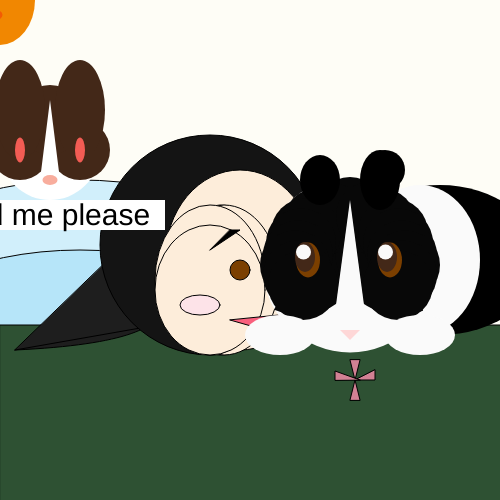
Frame 1 (no input)
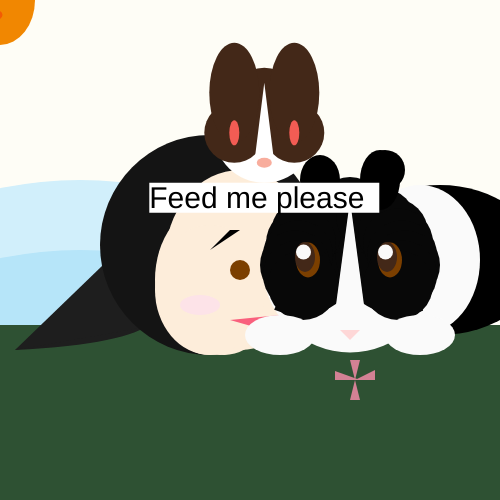
Frame 60 (no input)
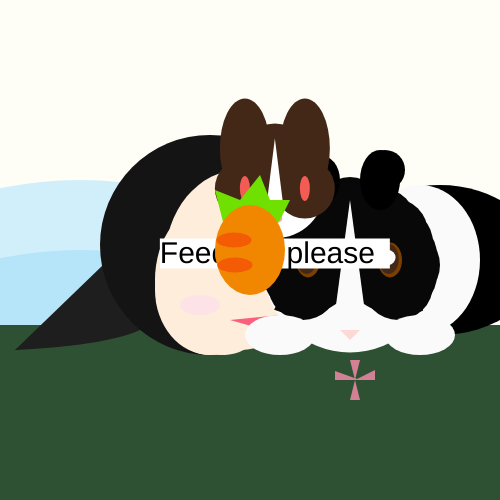
Frame 120 (the mouse pressed at the canvas centre since frame 60)

The p5.js sketch that drew these frames (run headless with seeded random() and noise() and a simulated clock; from frame 60 on, the mouse is pressed at the canvas centre):

// p5.js sketch
// ── sketch.js
let   x = 50;
let   y_rab = 700;
let   y = 100;
let   d = 150;
let   pace = 15;
let   pace_1 = 2;
let   pace_3 = 4;
let   carrotDistance = 70;
let   thank_c_d = 80;
let   count = 100


function setup() {
  createCanvas(500, 500);
}

function draw() {
  background(254, 253, 246);
  //body
  fill(209, 239, 251);
  ellipse(80, 280, 400, 200);
  //arm
  fill(182, 229, 249);
  ellipse(80, 350, 400, 200);
  //floor
  fill(46, 81, 51);
  rect(0, 325, 1500, 200);
  //flowers'
  fill(210, 129, 148);
  triangle(350, 360, 355, 380, 360, 360);
  triangle(355, 380, 375, 380, 375, 370);
  triangle(350, 400, 355, 380, 360, 400);
  triangle(335, 380, 335, 371, 360, 380);
  //hair
  fill(30);
  bezier(190, 220, 10, 220, 335, 335, 15, 350);
  line(10,10, 20, 20);
  triangle(160, 210, 300, 300 , 15 , 350);
  fill(20);
  circle(210, 245, 220);

  //face
  fill(253, 237, 218);
  ellipse(240, 260, 150, 180);
  ellipse(220, 280, 110, 150);
  ellipse(224, 280, 110, 150);
  ellipse(210, 280, 110, 150);
  ellipse(210, 290, 110, 130);
  
  //eyes
  fill(123, 63, 0);
  circle(240, 270, 20);
  
  //mouth
  fill(249, 96, 125);
  triangle (230, 320, 300, 340, 430, 300);
  
  //eyebrow
  fill(0);
  triangle(230, 230, 240, 230, 210, 250);
  
  //blush
  fill(253, 227, 232);
  ellipse(200, 305, 40, 20);
  
  noStroke();
  //body
  fill(0)
  ellipse(440, 260, 200, 150);
  fill(250);
  ellipse(420, 260, 120, 150);
  
  //rabbit face
  fill(250);
  circle(350, 265, 175);
  fill(8);
  arc(300, 250, 130, 130, 1.75 * PI, .63 * PI);
  arc(400, 250, 130, 130, 1/2.6 * PI, PI + QUARTER_PI);
  circle(350,212,70);
  circle(318,223,70);
  circle(328,216,70);
  circle(306,233,70);
  circle(301,243,70);
  circle(298,255,70);
  circle(295,265,70);
  circle(298,275,70);
  circle(303,285,70);
  circle(381,223,70);
  circle(371,216,70);
  circle(393,233,70);
  circle(398,243,70);
  circle(402,255,70);
  circle(405,265,70);
  circle(402,275,70);
  circle(398,285,70);
  fill(250);
  triangle(330, 350, 350, 200, 370, 350);
  
  //eyes
  fill(123, 63, 0);
  // ellipse (308, 260, 14,25);
  // ellipse(390, 260, 14,25);
  ellipse (308, 260, 24,35);
  ellipse (390, 260, 24,35);
  
  
// ________________________________________________________
  // have edition here !!
  // move_eyes
  fill(67, 40, 24);
  ellipse (305 + mouseX / 150, 257 + mouseY / 130, 20, 30);
  ellipse (387 + mouseX / 150, 257 + mouseY / 130, 20, 30);
  fill(250);
  // circle (310, 256, 3);
  // circle (308, 259, 3);
  // circle (390, 256, 3);
  // circle (392, 259, 3);
  circle (303.5 + mouseX / 98, 252 + mouseY / 45, 15);
  circle (385.5 + mouseX / 98, 252 + mouseY / 45, 15);
// _________________________________________________________
  
  

  //nose
  fill(254, 215, 215);
  triangle(340, 330, 350, 340, 360, 330);
  
  //paw
  fill(250);
  ellipse(280, 335, 70, 40);
  ellipse(420, 335, 70, 40);
  
  //ears
  fill(0);
  strokeWeight(90);
  ellipse(320, 180, 40, 50);
  ellipse(380, 180, 40, 60);
  ellipse(385, 170, 40, 40);
  
  
// ________________________________________________________
// interactions and movements
  // float_rabbit
// this has not learnt, so I change another way to achieve this
  // let x;
  //    let d;
  // console.log(int(millis())%5000);
  // if(int(millis())%5000 == 0){
  //    x = random(0, 450)
  //    d = random(0, 450)
  //    }
  
//   randomly appear rabbit
  if (count == 0){
    x = random(50, 350);
    d = random(50, 450); 
  }
    if(count == 100){
      count = 0;
    }else{
      count += 1;
    }
  // face
  fill(255);
  circle(x , d, 100);
  // brown part
  fill(67, 40, 24);
  circle(x - 30 , d, 60);
  circle(x + 30 , d, 60);
  circle(x , d - 30, 70);
  ellipse(x - 30, d - 40, 50, 100);
  ellipse(x + 30, d - 40, 50, 100);
  // triangle
  fill(255);
  triangle(x, d - 50, x - 10, d + 30, x + 10, d + 30);
  // eyes
  fill(242, 92, 84);
  ellipse(x - 30, d, 10,  25);
  ellipse(x + 30, d, 10,  25);
  // nose
  fill (248, 173, 157);
  ellipse(x, d + 30, 15, 10);
  // text_background
  fill(255);
  rect(x - 115, d + 50, 230, 30);
  // text
  textSize(30);
  fill(0);
  text("Feed me please", x - 115, d + 75);
  
//   I want the rabbit appear randomly rather than constantly float, so I change this part
  // x = x + pace_1;
  // d = d + pace_3;
  // if (x > width - 50 ||x < 5){
  //   pace_1 = - pace_1
  // }
  // if(d > height - 50 || d < 50){
  //   pace_3 =- pace_3
  // }

  
  // move_with_mouse_carrot
// now I want carrot only show when neither rabbits get it, so I delet this part
//   fill(112, 224, 0);
//   beginShape();
//   vertex(mouseX - 25, mouseY - 20);
//   vertex(mouseX - 35, mouseY - 60);
//   vertex(mouseX - 10, mouseY - 50);
//   vertex(mouseX + 10, mouseY - 75);
//   vertex(mouseX + 20, mouseY - 50);
//   vertex(mouseX + 40, mouseY - 50);
//   vertex(mouseX + 30, mouseY - 30);
//   vertex(mouseX, mouseY);
//   endShape();
//   fill(241, 135, 1);
//   ellipse(mouseX, mouseY, 70,90);
//   fill(243, 91, 4);
//   ellipse(mouseX - 16, mouseY -10, 35,15);
//   ellipse(mouseX - 15, mouseY +15, 35,15);
// //   restart rabbit
//   if(x > width + 100){
//     x = -100;
//   }

  
//   The carrot-snatching rabbit
  // frameRate(10000)
  if(mouseIsPressed == true){
//     If the click is in the judgment threshold
    if(x < mouseX + 50 & x > mouseX - 50 & d < mouseY + 50 & d > mouseY - 50){
//       brown_rabbit appear
//       face
      fill(255);
      circle(width / 2, height / 2, 100);
      fill(67, 40, 24);
      circle(width / 2 - 30, height / 2, 60);
      circle(width / 2 + 30, height / 2, 60);
      circle(width / 2, height / 2 - 30, 70);
      ellipse(width / 2 - 30, height / 2 - 40, 50, 100);
      ellipse(width / 2 + 30, height / 2 - 40, 50, 100);
      fill(255);
      triangle(width / 2, height / 2 - 50, width / 2 - 10, height / 2 + 30, width / 2 + 10, height / 2 + 30);
      // eyes
      fill(242, 92, 84);
      ellipse(width / 2 - 30, height / 2, 10,  25);
      ellipse(width / 2 + 30, height / 2, 10,  25);
      // nose
      fill (248, 173, 157);
      ellipse(width / 2, height / 2 + 30, 15, 10);
      // text
      textSize(50);
      fill(249, 20, 0);
      text("Thank You!", width / 2 - 120, height / 2 + 100);
      // carrot_with_brown_rabbit
      fill(112, 224, 0);
      beginShape();
      vertex(width / 2 - 25 + thank_c_d,  height / 2 - 20);
      vertex(width / 2 - 35 + thank_c_d,  height / 2 - 60);
      vertex(width / 2 - 10 + thank_c_d,  height / 2 - 50);
      vertex(width / 2 + 10 + thank_c_d,  height / 2 - 75);
      vertex(width / 2 + 20 + thank_c_d,  height / 2 - 50);
      vertex(width / 2 + 40 + thank_c_d,  height / 2 - 50);
      vertex(width / 2 + 30 + thank_c_d,  height / 2 - 30);
      vertex(width / 2 + thank_c_d,  height / 2);
      endShape();
      fill(241, 135, 1);
      ellipse(width / 2 + thank_c_d,  height / 2, 70,90);
      fill(243, 91, 4);
      ellipse(width / 2 - 16 + thank_c_d,  height / 2 -10, 35,15);
      ellipse(width / 2 - 15 + thank_c_d,  height / 2 +15, 35,15);
    }else{
      
//     If the click is not in the judgment threshold
//     The carrot will be snatched by black and whithe rabbit
      
      // black and white rabbit
      // face
      fill(255);
      ellipse(mouseX, y_rab + 70, 110, 90);
      fill(255);
      circle(mouseX, y_rab, 100);
      fill(0);
      circle(mouseX + 30, y_rab ,60);
      circle(mouseX - 30, y_rab ,60);
      circle(mouseX, y_rab - 30, 70);
      ellipse(mouseX - 30, y_rab - 40, 50, 100);
      ellipse(mouseX + 30, y_rab - 40, 50, 100);
    // eyes
      fill(255);
      ellipse(mouseX - 30, y_rab, 10,  25);
      ellipse(mouseX + 30, y_rab, 10,  25);
      triangle(mouseX, y_rab - 50, mouseX - 10, y_rab + 30, mouseX + 10, y_rab + 30);
    // nose
      fill (0);
      ellipse(mouseX, y_rab + 30, 15, 10);
    // hat
      fill(201 ,20, 0);
      ellipse(mouseX, y_rab - 70, 60, 40);
      ellipse(mouseX, y_rab - 85, 40, 40);
      fill(255);
      circle(mouseX, y_rab - 105, 20);
      // move and go_back
      y_rab = y_rab + pace;
      if(y_rab > width + 200 || y_rab < mouseY + 50){
      pace = - pace;
    }
      
      // carrot_move_with_BAW_rabbit
      // when BAW rabbit reaches the mouse_carrot   
      if(pace > 0 & y_rab > mouseY + 50){
        fill(112, 224, 0);
        beginShape();
        vertex(mouseX - 25 + carrotDistance, y_rab - 20);
        vertex(mouseX - 35 + carrotDistance, y_rab - 60);
        vertex(mouseX - 10 + carrotDistance, y_rab - 50);
        vertex(mouseX + 10 + carrotDistance, y_rab - 75);
        vertex(mouseX + 20 + carrotDistance, y_rab - 50);
        vertex(mouseX + 40 + carrotDistance, y_rab - 50);
        vertex(mouseX + 30 + carrotDistance, y_rab - 30);
        vertex(mouseX + carrotDistance, y_rab);
        endShape();
        fill(241, 135, 1);
        ellipse(mouseX + carrotDistance, y_rab, 70,90);
        fill(243, 91, 4);
        ellipse(mouseX - 16 + carrotDistance, y_rab -10, 35,15);
        ellipse(mouseX - 15 + carrotDistance, y_rab +15, 35,15);
        // text
        textSize(45);
        fill(249, 20, 0);
        text("It's mine now!", mouseX - carrotDistance - 50, y_rab + 60);
    }else{
      //     when BAW doesn't get the carrot, carrot move with mouse
        fill(112, 224, 0);
        beginShape();
        vertex(mouseX - 25, mouseY - 20);
        vertex(mouseX - 35, mouseY - 60);
        vertex(mouseX - 10, mouseY - 50);
        vertex(mouseX + 10, mouseY - 75);
        vertex(mouseX + 20, mouseY - 50);
        vertex(mouseX + 40, mouseY - 50);
        vertex(mouseX + 30, mouseY - 30);
        vertex(mouseX, mouseY);
        endShape();
        fill(241, 135, 1);
        ellipse(mouseX, mouseY, 70,90);
        fill(243, 91, 4);
        ellipse(mouseX - 16, mouseY -10, 35,15);
        ellipse(mouseX - 15, mouseY +15, 35,15);
//   restart rabbit
  if(x > width + 100){
    x = -100;
  }
    }
    }
  }else{
//     replace the BAW rabbit, let it starts from the bottom each time
    y_rab = 700;
    pace = 15;
//     when didn't press the mouse, show carrot move with mouse
    fill(112, 224, 0);
    beginShape();
    vertex(mouseX - 25, mouseY - 20);
    vertex(mouseX - 35, mouseY - 60);
    vertex(mouseX - 10, mouseY - 50);
    vertex(mouseX + 10, mouseY - 75);
    vertex(mouseX + 20, mouseY - 50);
    vertex(mouseX + 40, mouseY - 50);
    vertex(mouseX + 30, mouseY - 30);
    vertex(mouseX, mouseY);
    endShape();
    fill(241, 135, 1);
    ellipse(mouseX, mouseY, 70,90);
    fill(243, 91, 4);
    ellipse(mouseX - 16, mouseY -10, 35,15);
    ellipse(mouseX - 15, mouseY +15, 35,15);
//   restart rabbit
  if(x > width + 100){
    x = -100;
  }
  }
}
